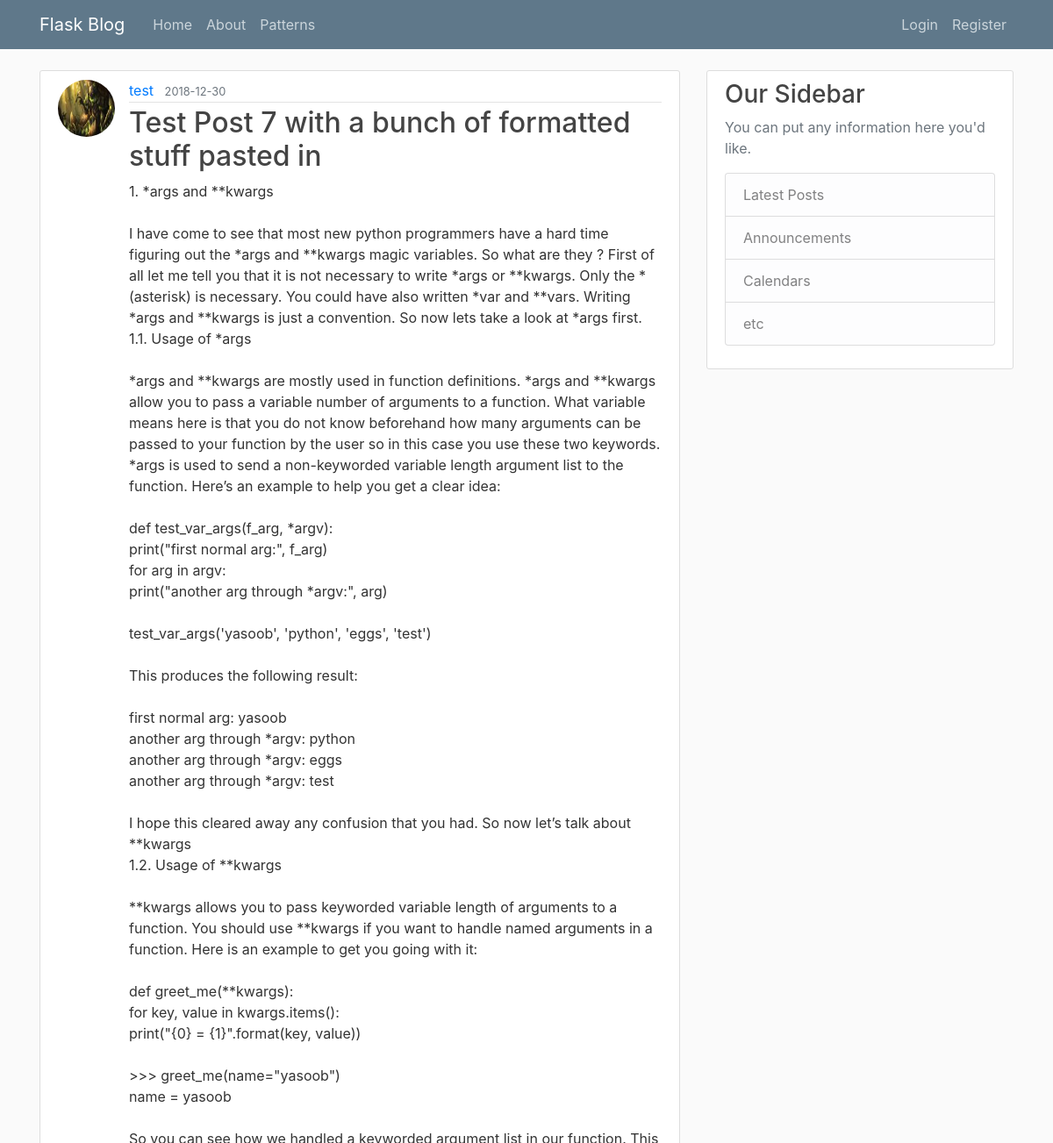
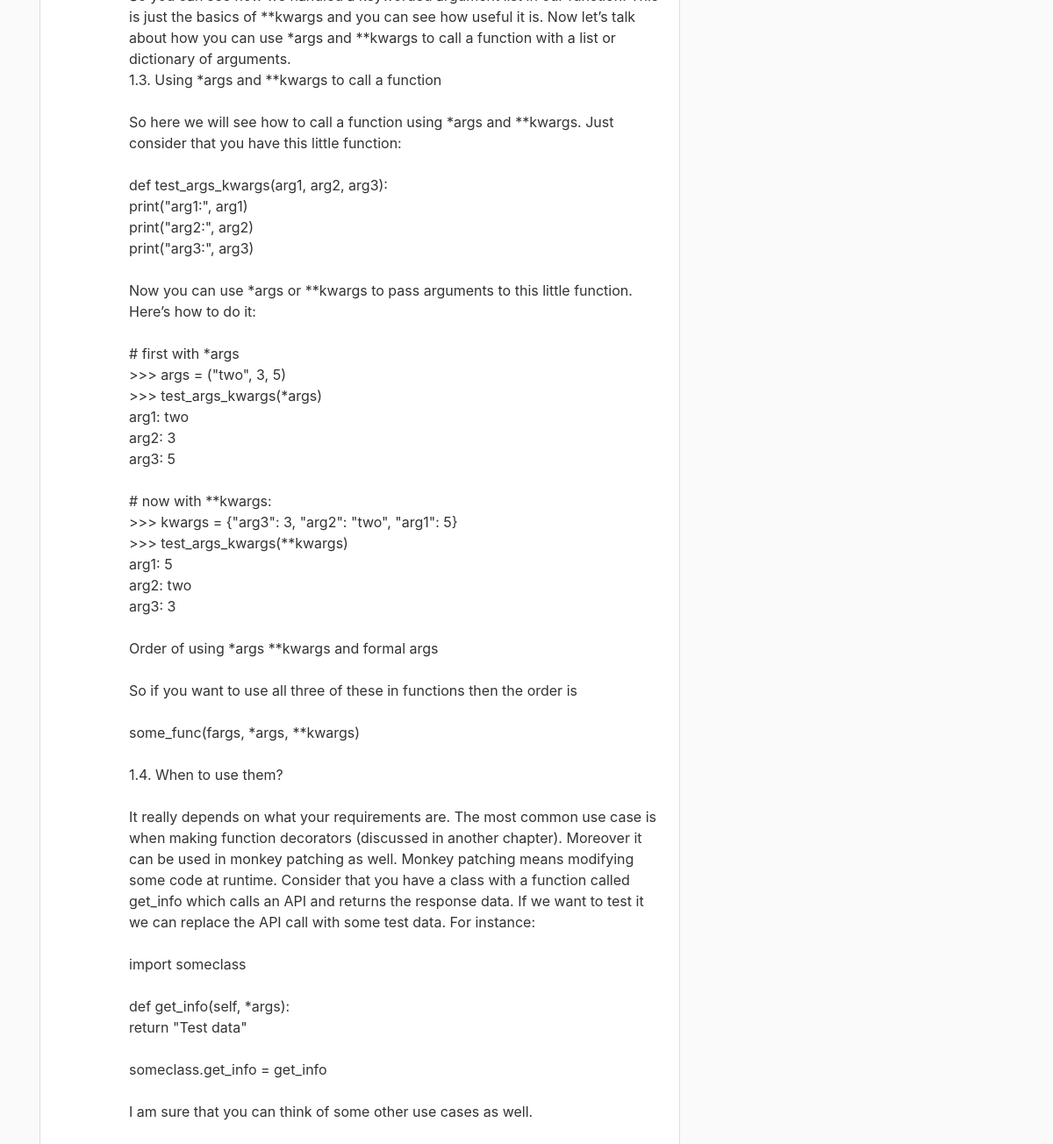
Page /post/7 on the committed database (2 pictures, top to bottom).
### flaskblog/models.py (models this page shows, shortened)
class User(db.Model, UserMixin):
    id = db.Column(db.Integer, primary_key=True)
    username = db.Column(db.String(20), unique=True, nullable=False)
    email = db.Column(db.String(120), unique=True, nullable=False)
    image_file = db.Column(db.String(20), nullable=False, default='default.jpg')
    password = db.Column(db.String(60), nullable=False)
    posts = db.relationship('Post', backref='author', lazy=True)
    role = db.Column(db.String(20), default='user')

class Post(db.Model):
    id = db.Column(db.Integer, primary_key=True)
    title = db.Column(db.String(100), nullable=False)
    date_posted = db.Column(db.DateTime, nullable=False, default=datetime.utcnow)
    content = db.Column(db.Text, nullable=False)
    user_id = db.Column(db.Integer, db.ForeignKey('user.id'), nullable=False)

### flaskblog/posts/routes.py (the view)
@posts.route("/post/<int:post_id>")
def post(post_id):  # make an individual page for each post, distinguished by post_id
    post = Post.query.get_or_404(post_id)
    return render_template('post.html', title=post.title, post=post)

### flaskblog/templates/post.html (shortened to what this page needs)
{% extends "layout.html" %}
{% block content %}
    <article class="media content-section">
        <img class="rounded-circle article-img" src="{{ url_for('static', filename='profile_pics/' + post.author.image_file) }}">
        <div class="media-body">
            <div class="article-metadata">
                <a class="mr-2" href="{{ url_for('users.user_posts', username=post.author.username) }}">{{ post.author.username }}</a>
                <small class="text-muted">{{ post.date_posted.strftime('%Y-%m-%d') }}</small>
            </div>
            <h2 class="article-title">{{ post.title }}</h2>
            <p class="article-content">{{ post.content }}</p>
        </div>
    </article>
{% endblock content %}

### flaskblog/static/main.css (style rules this page uses)
body { background: #fafafa; color: #333333; margin-top: 5rem; }
h1, h2, h3, h4, h5, h6 { color: #444444; }
.content-section { background: #ffffff; padding: 10px 20px; border: 1px solid #dddddd; border-radius: 3px; margin-bottom: 20px; }
.article-title { color: #444444; }
.article-content { white-space: pre-line; }
.article-img { height: 65px; width: 65px; margin-right: 16px; }
.article-metadata { padding-bottom: 1px; margin-bottom: 4px; border-bottom: 1px solid #e3e3e3 }

### rows in the picture
User: image_file (picture), author.username "test"
Post: date_posted "2018-12-30", title "Test Post 7 with a bunch of formatted stuff pasted in", content "1. *args and **kwargs I have come to see that most new python programmers have a hard time figuring out the *args and **kwargs magic variables. So what are they ? First of all let me tell you that it is not necessary to write *args or **kwargs. Only the * (asterisk) is necessary. You could have also written *var and **vars. Writing *args and **kwargs is just a convention. So now lets take a look at *args first. 1.1. Usage of *args *args and **kwargs are mostly used in function definitions. *args and **kwargs allow you to pass a variable number of arguments to a function. What variable means here is that you do not know beforehand how many arguments can be passed to your function by the user…"
